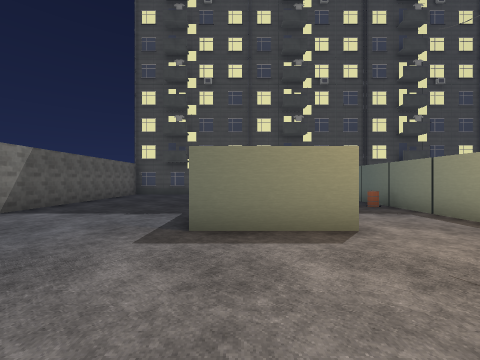
View 1 (above)

20 first-person views from a walk through a 3-D level made in the Godot game engine. The camera is 1.5 m above the floor, looks level and sees 90° across. The floor is counted in squares, 2 m on a side. Each view is taken from the middle of a square. On the plan, view 1 faces up. The plan holds only what a view shows up to about 9 squares ahead; the rest is blank. The place goes on beyond the plan. Some surface patterns are stand-ins.

View 2
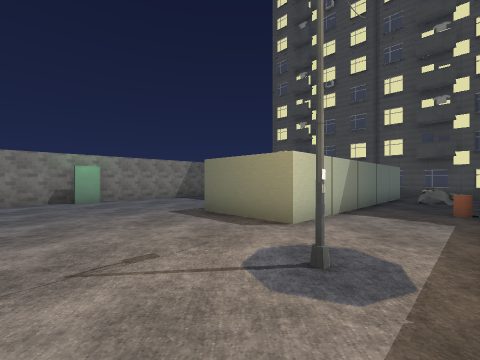

View 3
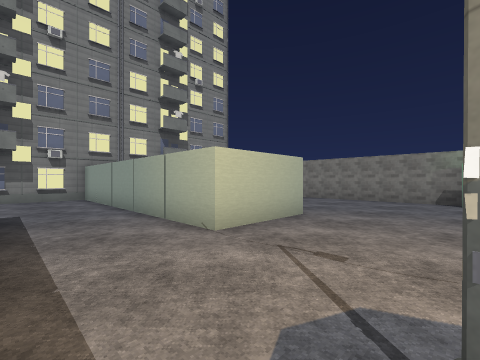

View 4
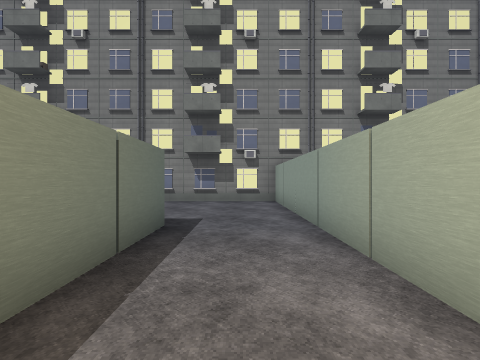

View 5
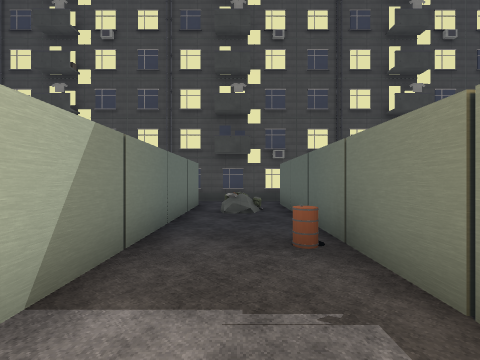

View 6
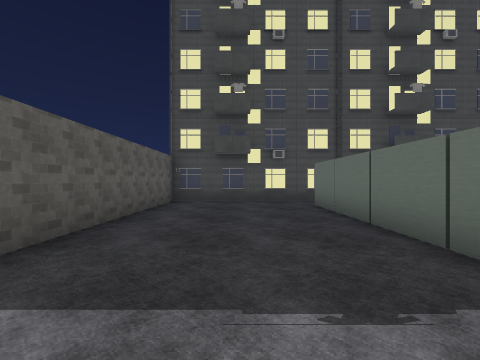

View 7
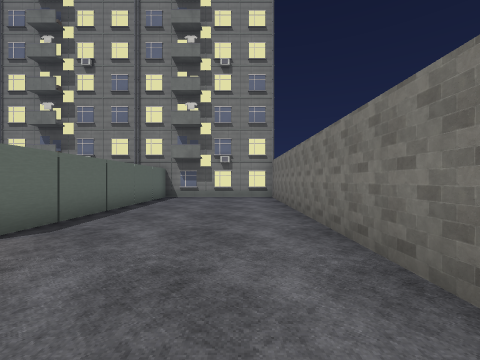

View 8
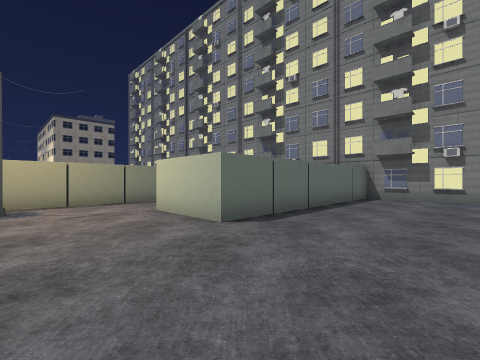

View 9
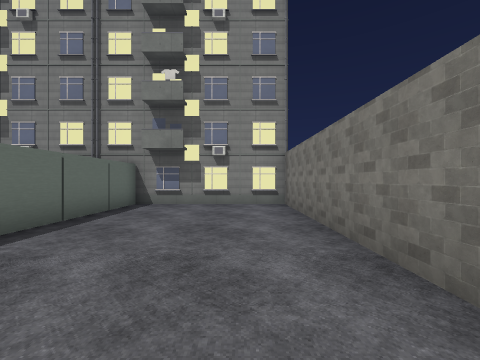

View 10
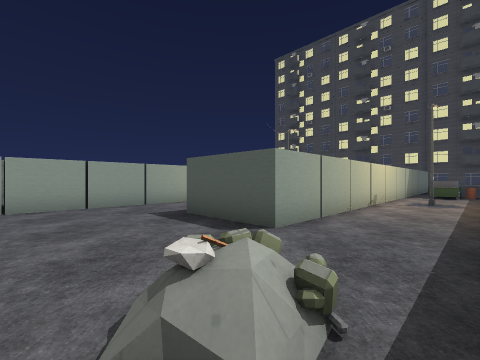

View 11
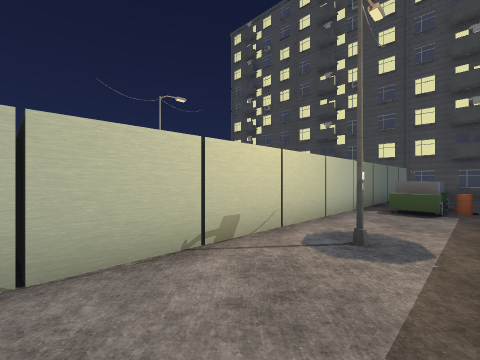

View 12
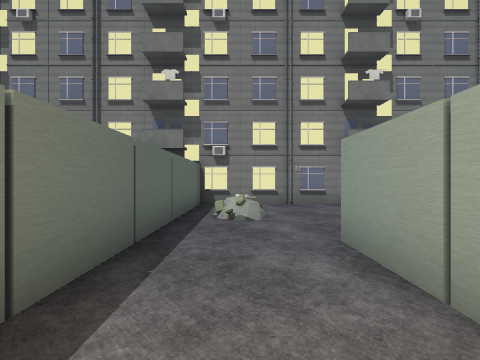

View 13
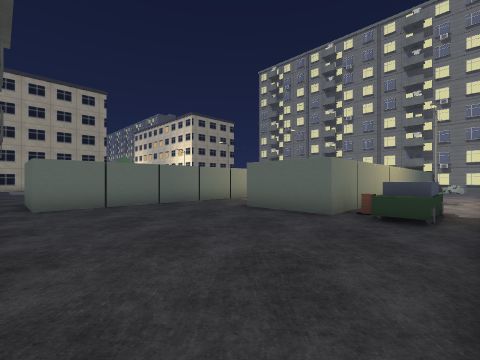

View 14
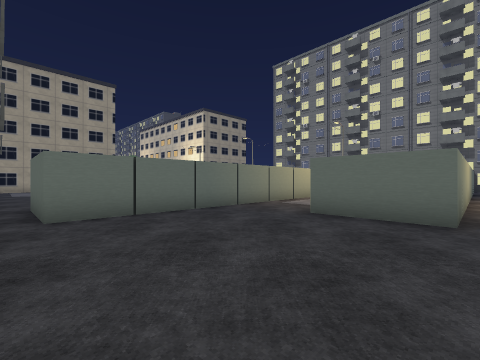

View 15
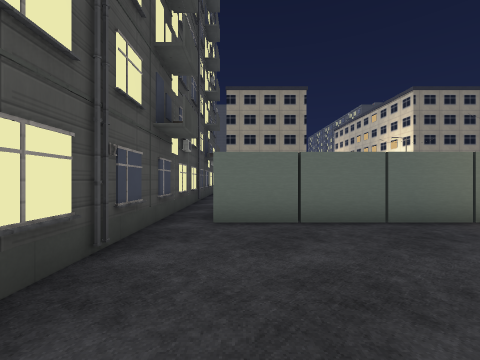

View 16
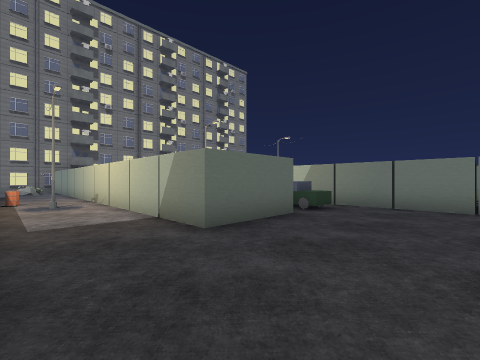

View 17
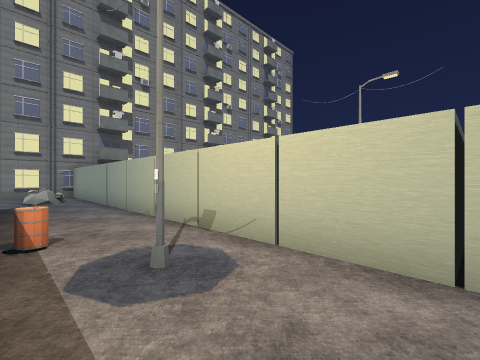

View 18
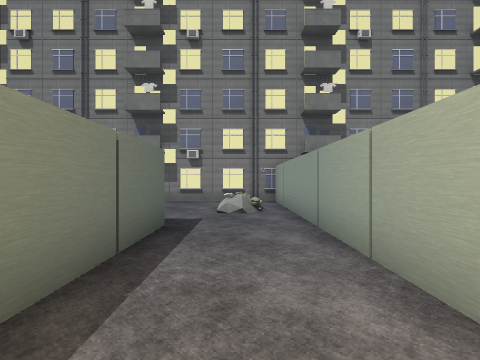

View 19
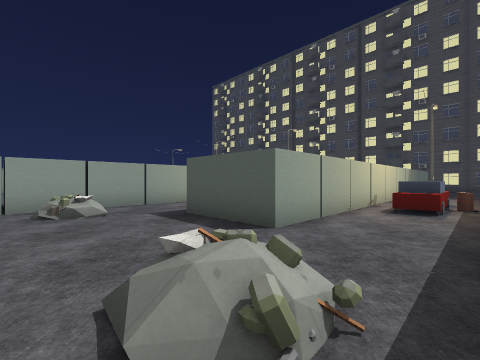

View 20
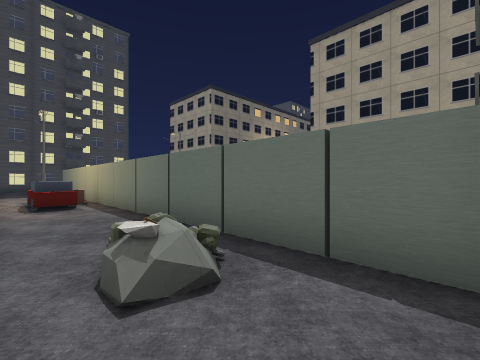

### Floor plan
Key: @ floor where view 1 was taken; # wall or solid block; . floor; D closed door; = window, fence, low wall or low ledge; ^ raised ledge; B barrel; T tower.
Columns run from 6 left of view 1 to 20 right of it. Each row starts with its distance up from view 1.
 13  TTTTTTTTTTTTTTTTTTTTTTTTT
 12 #.....  . .  ..............
 11 #.....##. .# ........## ...
 10 #.....##.=.##........#
  9 #.....##...##........#
  8 #.....##...##........#
  7 #.....##..B##.^.##...#
  6 #.....##...##.^B##...#
  5 #.....##...##.^.##...#
  4 #.....##...##...##...# ...
  3 #..........##...##... #...#
  2 #D.......#.##.#.##.#. #.#.#
  1 #..........##...##... #.^B#
  0 #.....@....##...##..B #.^.#
 -1 #.....##...##...##...##...#
 -2 #.....##...##...##...##...#
 -3 #.....##...##...##...##...#
 -4 #.....##...##...##...##...#
 -5 #.....##........##........#
 -6 #.....##......=.##.=....=.#
 -7 #.....##........##........#
 -8 #.....##........##.... ...#
 -9  TTTTTTTTTTTTTTTTTTTTTTTTTT

Positions as (right, up) in squares from view 1, and headings:
1: (0, 0), facing up
2: (4, 0), facing up-left
3: (4, 2), facing down-left
4: (3, 0), facing down
5: (3, 4), facing up
6: (-3, 4), facing up
7: (-4, 2), facing down
8: (-4, 2), facing down-right
9: (-4, -1), facing down
10: (9, -7), facing up-left
11: (9, -1), facing up-left
12: (8, -1), facing down
13: (7, 12), facing down-right
14: (9, 12), facing down-right
15: (10, 11), facing right
16: (14, 10), facing down-left
17: (14, 4), facing down-left
18: (13, 0), facing down
19: (19, -7), facing up-left
20: (17, -8), facing up-right
